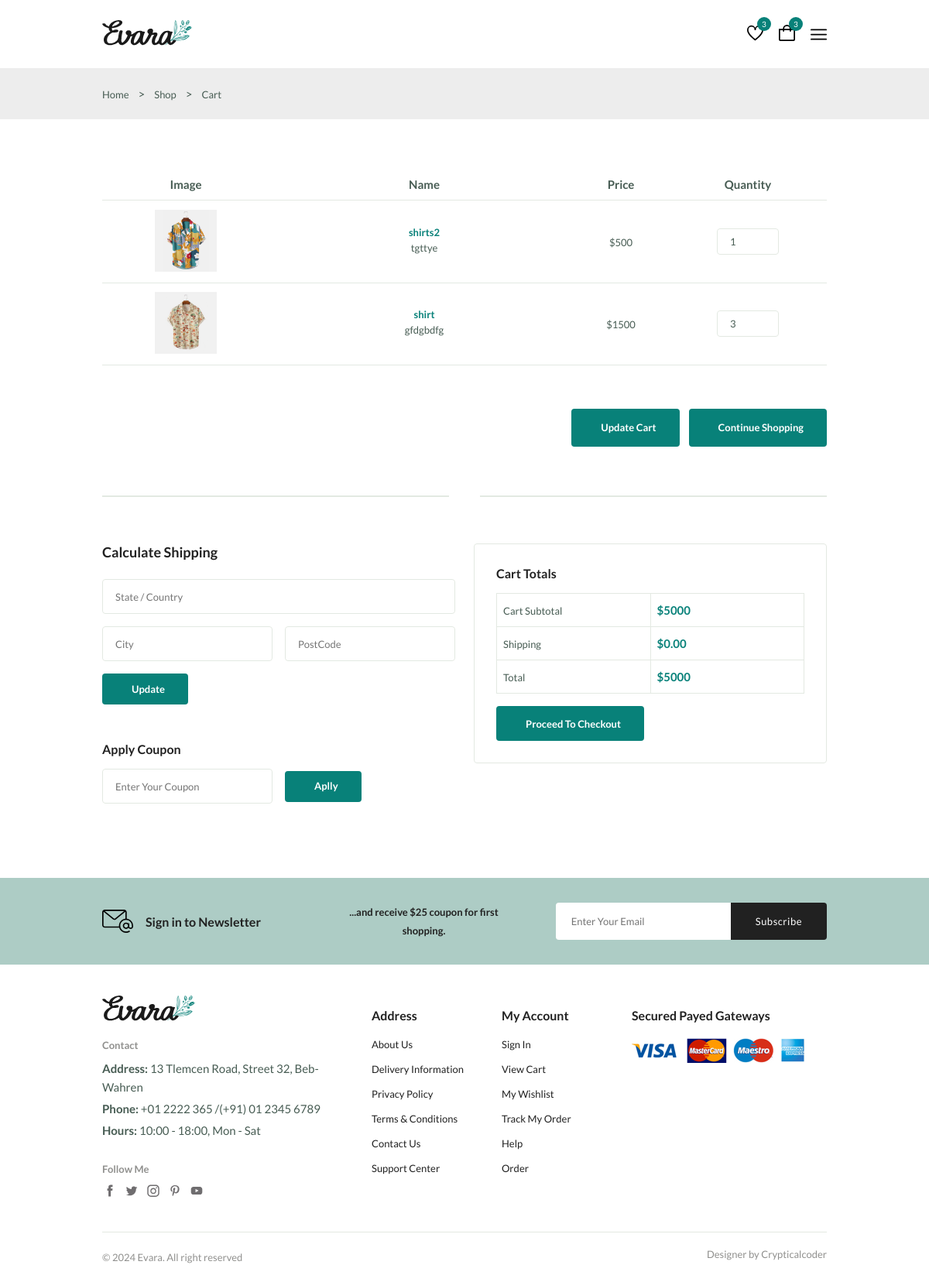
/cart (signed in), run on the app's committed database.
### myapp/models.py (models this page shows)
class Cart(models.Model):
    user = models.ForeignKey(User,on_delete=models.CASCADE)
    product=models.ForeignKey(Product,on_delete=models.CASCADE)
    qty = models.IntegerField()
    def total_price(self):
        return self.qty*self.product.price

class Product(models.Model):
    category=models.ForeignKey(Category,on_delete=models.CASCADE)
    productname=models.CharField(max_length=100)
    price=models.IntegerField()
    qty=models.IntegerField(default=0)
    productImage=models.ImageField(upload_to='product')
    description=models.TextField()

### myapp/views.py (the view)
# urls.py: path('cart',cart,name='cart'),
@login_required(login_url="loginregister")
def cart(request):
      cartdata = Cart.objects.filter(user=request.user)
      sum = 0
      for cart in cartdata:
       sum += cart.qty*cart.product.price
      return render(request,"cart.html",{"carts":cartdata,"total":sum})

### myapp/templates/cart.html (shortened to what this page needs)
{%extends 'base.html'%}
{%block 'body'%}
      <section class="breadcrumb">
        <ul class="breadcrumb__list flex container">
          <li><a href="index.html" class="breadcrumb__link">Home</a></li>
          <li>></li>
          <li><span class="breadcrumb__link">Shop</span></li>
          <li>></li>
          <li><span class="breadcrumb__link">Cart</span></li>
        </ul>
      </section>
      <section class="cart section--lg container">
        <div class="table__container">
          <table class="table">
            <thead>
              <tr>
                <th>Image</th>
                <th>Name</th>
                <th>Price</th>
                <th>Quantity</th>
              </tr>
            </thead>
            <tbody>
              {%for cart in carts%}
              <tr>
                <td>
                  <img
                    src="media/{{cart.product.productImage}}"
                    alt=""
                    class="table__img"
                  />
                </td>
                <td>
                  <h3 class="table__title">
                   {{cart.product.productname}}
                  </h3>
                  <p class="table__description">
                    {{cart.product.description}}
                  </p>
                </td>
                <td>
                  <span class="table__price">${{cart.product.price}}</span>
                </td>
                <td><input type="number" min="0" value="{{cart.qty}}" class="quantity" onchange="changeqty(value,'{{cart.id}}')" /></td>
              </tr>
              {%endfor%}
            </tbody>
          </table>
        </div>
        <div class="cart__actions">
          <a href="#" class="btn flex btn__md">
             Update Cart
          </a>
          <a href="#" class="btn flex btn__md">
             Continue Shopping
          </a>
        </div>
        <div class="divider">
          <i class="fi fi-rs-fingerprint"></i>
        </div>
        <div class="cart__group grid">
          <div>
            <div class="cart__shippinp">
              <h3 class="section__title">Calculate Shipping</h3>
              <form action="" class="form grid">
                <input
                  type="text"
                  class="form__input"
                  placeholder="State / Country"
                />
                <div class="form__group grid">
                  <input type="text" class="form__input" placeholder="City" />
                  <input
                    type="text"
                    class="form__input"
                    placeholder="PostCode"
                  />
                </div>
                <div class="form__btn">
                  <button class="btn flex btn--sm">
                     Update
                  </button>
                </div>
              </form>
            </div>
            <div class="cart__coupon">
              <h3 class="section__title">Apply Coupon</h3>
              <form action="" class="coupon__form form grid">
                <div class="form__group grid">
                  <input
                    type="text"
                    class="form__input"
                    placeholder="Enter Your Coupon"
                  />
                  <div class="form__btn">
                    <button class="btn flex btn--sm">
                       Aplly
                    </button>
                  </div>
                </div>
              </form>
            </div>
          </div>
          <div class="cart__total">
            <h3 class="section__title">Cart Totals</h3>
            <table class="cart__total-table">
                <tr>
                  <td><span class="cart__total-title">Cart Subtotal</span></td>
                  <td><span class="cart__total-price">${{total}}</span></td>
                </tr>
                <tr>
                  <td><span class="cart__total-title">Shipping</span></td>
                  <td><span class="cart__total-price">$0.00</span></td>
                </tr>
                <tr>
                  <td><span class="cart__total-title">Total</span></td>
                  <td><span class="cart__total-price">${{total}}</span></td>
                </tr>
            </table>
            <a href="{%url 'checkout'%}" class="btn flex btn--md">
               Proceed To Checkout
            </a>
          </div>
        </div>
      </section>
  {%endblock 'body'%}

### myapp/templates/base.html (shortened to what this page needs)
{% load static %}
<!DOCTYPE html>
<html lang="en">
  <head>
    <link
      rel="stylesheet"
      href="https://cdn-uicons.flaticon.com/2.0.0/uicons-regular-straight/css/uicons-regular-straight.css"
    />
    <link
      rel="stylesheet"
      href="https://cdn.jsdelivr.net/npm/swiper@11/swiper-bundle.min.css"
    />
    <link rel="stylesheet" href="static/css/styles.css" />
  </head>
  <body>
    <header class="header">
      <nav class="nav container">
        <a href="{%url 'index'%}" class="nav__logo">
          <img
            class="nav__logo-img"
            src="static/img/logo.svg"
            alt="website logo"
          />
        </a>
        <div class="header__user-actions">
          <a href="{%url 'wishlist'%}" class="header__action-btn" title="Wishlist">
            <img src="static/img/icon-heart.svg" alt="" />
            <span class="count">3</span>
          </a>
          <a href="{%url 'cart'%}" class="header__action-btn" title="Cart">
            <img src="static/img/icon-cart.svg" alt="" />
            <span class="count">3</span>
          </a>
          <div class="header__action-btn nav__toggle" id="nav-toggle">
            <img src="static/img/menu-burger.svg" alt="">
          </div>
        </div>
      </nav>
    </header>
    <main class="main">
      {% block 'body' %}{% endblock 'body' %}
      <section class="newsletter section home__newsletter">
        <div class="newsletter__container container grid">
          <h3 class="newsletter__title flex">
            <img
              src="./static/img/icon-email.svg"
              alt=""
              class="newsletter__icon"
            />
            Sign in to Newsletter
          </h3>
          <p class="newsletter__description">
            ...and receive $25 coupon for first shopping.
          </p>
          <form action="" class="newsletter__form">
            <input
              type="text"
              placeholder="Enter Your Email"
              class="newsletter__input"
            />
            <button type="submit" class="newsletter__btn">Subscribe</button>
          </form>
        </div>
      </section>
    </main>
    <footer class="footer container">
      <div class="footer__container grid">
        <div class="footer__content">
          <a href="index.html" class="footer__logo">
            <img src="./static/img/logo.svg" alt="" class="footer__logo-img" />
          </a>
          <h4 class="footer__subtitle">Contact</h4>
          <p class="footer__description">
            <span>Address:</span> 13 Tlemcen Road, Street 32, Beb-Wahren
          </p>
          <p class="footer__description">
            <span>Phone:</span> +01 2222 365 /(+91) 01 2345 6789
          </p>
          <p class="footer__description">
            <span>Hours:</span> 10:00 - 18:00, Mon - Sat
          </p>
          <div class="footer__social">
            <h4 class="footer__subtitle">Follow Me</h4>
            <div class="footer__links flex">
              <a href="#">
                <img
                  src="./static/img/icon-facebook.svg"
                  alt=""
                  class="footer__social-icon"
                />
              </a>
              <a href="#">
                <img
                  src="./static/img/icon-twitter.svg"
                  alt=""
                  class="footer__social-icon"
                />
              </a>
              <a href="#">
                <img
                  src="./static/img/icon-instagram.svg"
                  alt=""
                  class="footer__social-icon"
                />
              </a>
              <a href="#">
                <img
                  src="./static/img/icon-pinterest.svg"
                  alt=""
                  class="footer__social-icon"
                />
              </a>
              <a href="#">
                <img
                  src="./static/img/icon-youtube.svg"
                  alt=""
                  class="footer__social-icon"
                />
              </a>
            </div>
          </div>
        </div>
        <div class="footer__content">
          <h3 class="footer__title">Address</h3>
          <ul class="footer__links">
            <li><a href="#" class="footer__link">About Us</a></li>
            <li><a href="#" class="footer__link">Delivery Information</a></li>
            <li><a href="#" class="footer__link">Privacy Policy</a></li>
            <li><a href="#" class="footer__link">Terms & Conditions</a></li>
            <li><a href="#" class="footer__link">Contact Us</a></li>
            <li><a href="#" class="footer__link">Support Center</a></li>
          </ul>
        </div>
        <div class="footer__content">
          <h3 class="footer__title">My Account</h3>
          <ul class="footer__links">
            <li><a href="#" class="footer__link">Sign In</a></li>
            <li><a href="#" class="footer__link">View Cart</a></li>
            <li><a href="#" class="footer__link">My Wishlist</a></li>
            <li><a href="#" class="footer__link">Track My Order</a></li>
            <li><a href="#" class="footer__link">Help</a></li>
            <li><a href="#" class="footer__link">Order</a></li>
          </ul>
        </div>
        <div class="footer__content">
          <h3 class="footer__title">Secured Payed Gateways</h3>
          <img
            src="./static/img/payment-method.png"
            alt=""
            class="payment__img"
          />
        </div>
      </div>
      <div class="footer__bottom">
        <p class="copyright">&copy; 2024 Evara. All right reserved</p>
        <span class="designer">Designer by Crypticalcoder</span>
      </div>
    </footer>
  </body>
</html>

### data on the page
Cart: product.productImage (picture), product.productname "shirts2", product.description "tgttye", product.price "500", qty "1"
Cart: product.productImage (picture), product.productname "shirt", product.description "gfdgbdfg", product.price "1500", qty "3"

### other printed values
{{ total }} "5000"
